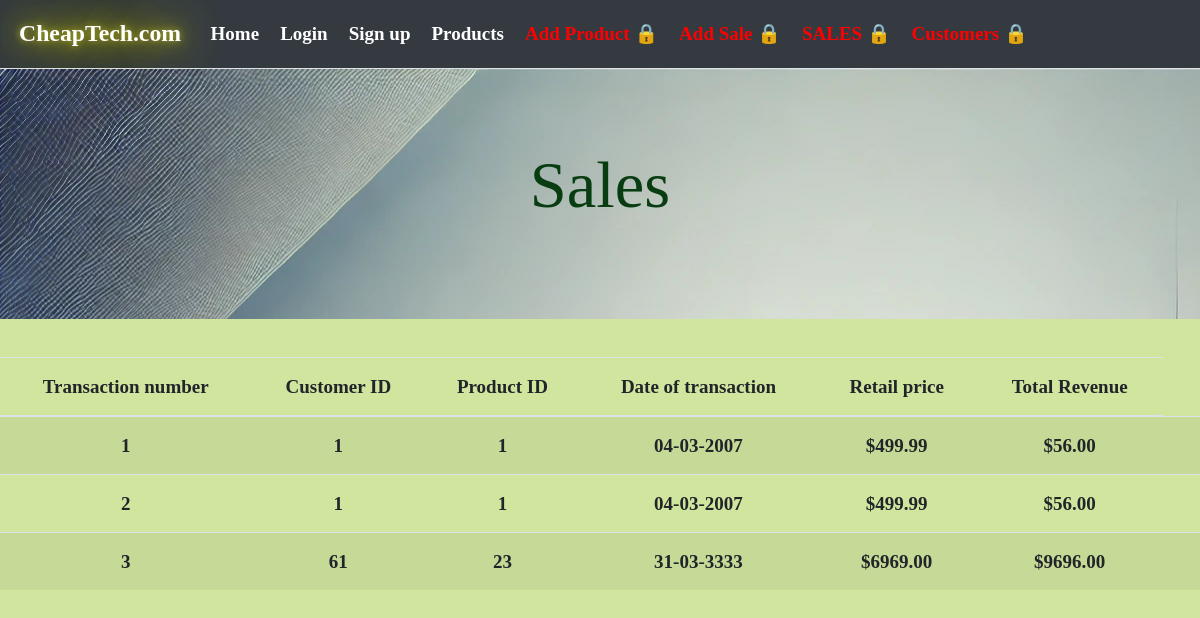
The page /display_sales on the database its author committed.
### tables this page shows
CREATE TABLE sales(
        tran integer primary key autoincrement,
        customer_id integer not null,
        product_id integer not null,
        date text not null,
        fprice float not null,
        trev float not null);

### main.py (the view)
@app.route('/display_sales')
def display_sales():
    salesdata = get_sales()
    print(salesdata)
    return render_template('display_sales.html', salesdata=salesdata)

### main.py (called while the page is built)
def get_sales():
    conn = sqlite3.connect('jer.db')
    cursor = conn.cursor()
    cursor.execute('''SELECT * FROM sales''')
    data = cursor.fetchall()
    conn.close()
    return data

### templates/display_sales.html (shortened to what this page needs)
{% extends 'base.html' %}
{% block titles %}    <title>Tapioca Twist</title>
  </head>
  <body>
 <div class="jumbotron jumbotron-fluid">
  <div class="container">
    <h1 class="display-4">Sales</h1>
  </div>
</div>
 {% endblock %}
{% block results %}
<!doctype html>
<html lang="en">
  <head>
    <link rel="stylesheet" href="https://cdn.jsdelivr.net/npm/bootstrap@4.5.3/dist/css/bootstrap.min.css">
<table class="table table-striped">
  <thead>
    <tr>
      <th scope="col">Transaction number</th>
      <th scope="col">Customer ID</th>
      <th scope="col">Product ID</th>
      <th scope="col">Date of transaction</th>
      <th scope="col">Retail price</th>
	  <th scope="col">Total Revenue</th>
    </tr>
  </thead>
  <tbody>
{% for sales in salesdata %}
	<tr>
		<td>{{ sales[0] }}</td>
		<td>{{ sales[1] }}</td>
		<td>{{ sales[2] }}</td>
		<td>{{ sales[3] }}</td>
		<td>${{ "%0.2f" | format(sales[4] | float) }}</td>
		<td>${{ "%0.2f" | format(sales[5] | float) }}</td>
		<td></td>
	</tr>
{% endfor %}
  </tbody>
</table>
  </body>
</html>
{% endblock %}

### static/style.css (style rules this page uses)
* { box-sizing: border-box; font-size: 19px; font-family: Verdana; font-weight: 600; text-align: center; }
html,body { padding: 0px; margin: 0px; background: #d0e69e !important; height: 100%; }
body { margin: 100;!important }
h1 { text-align: centre; color: #083c11; font-weight: 900; }
h1 { text-aliegn: centre; }
.jumbotron.jumbotron-fluid { background: url("refur.jpg"); position: relative; text-align: centre !important; text-decoration-color: #0092ca; }

### rows shown on the page
sales: tran "1", customer "1", product "1", date "04-03-2007", fprice "499.99", trev "56.00"
sales: tran "2", customer "1", product "1", date "04-03-2007", fprice "499.99", trev "56.00"
sales: tran "3", customer "61", product "23", date "31-03-3333", fprice "6969.00", trev "9696.00"
